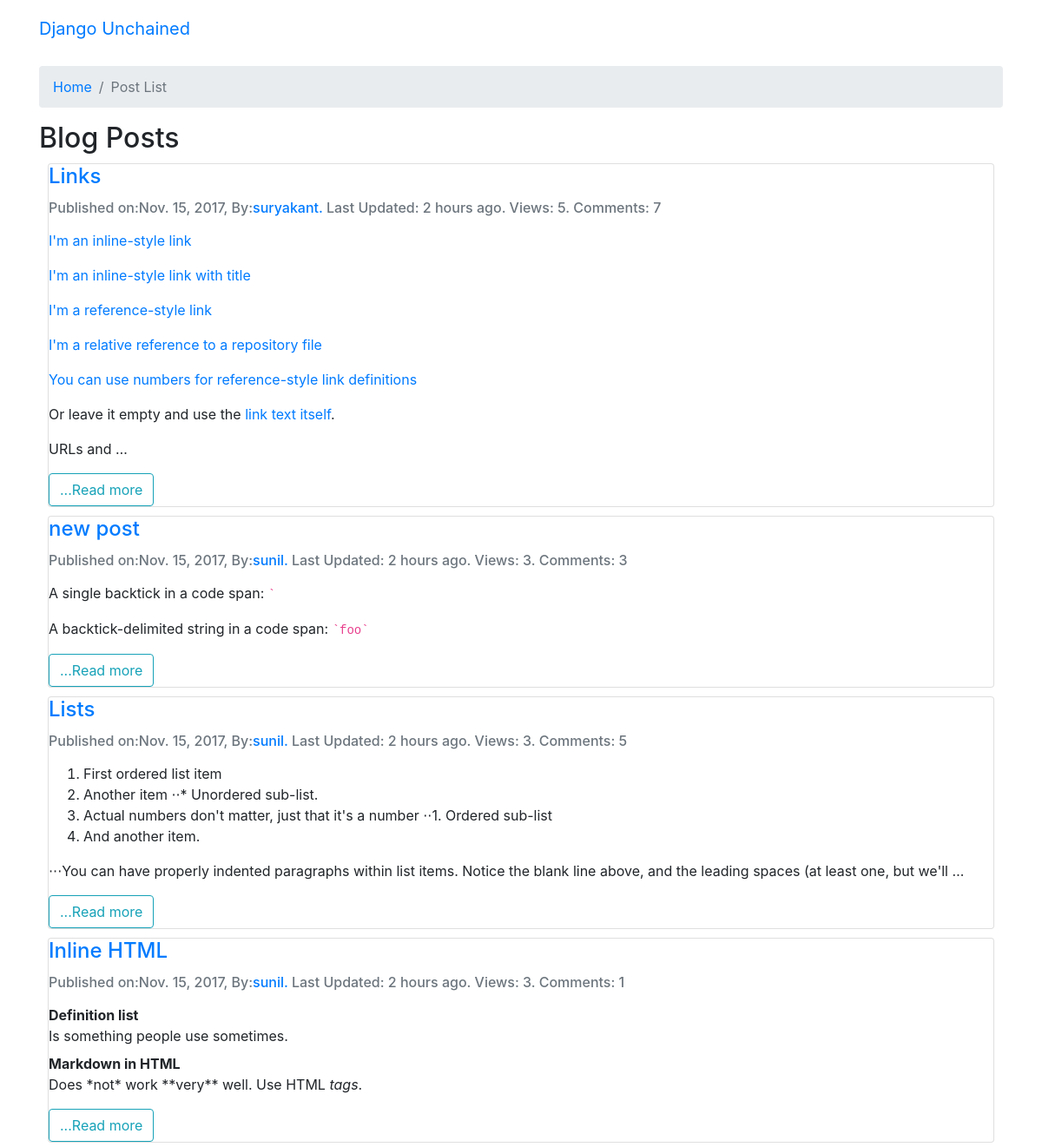
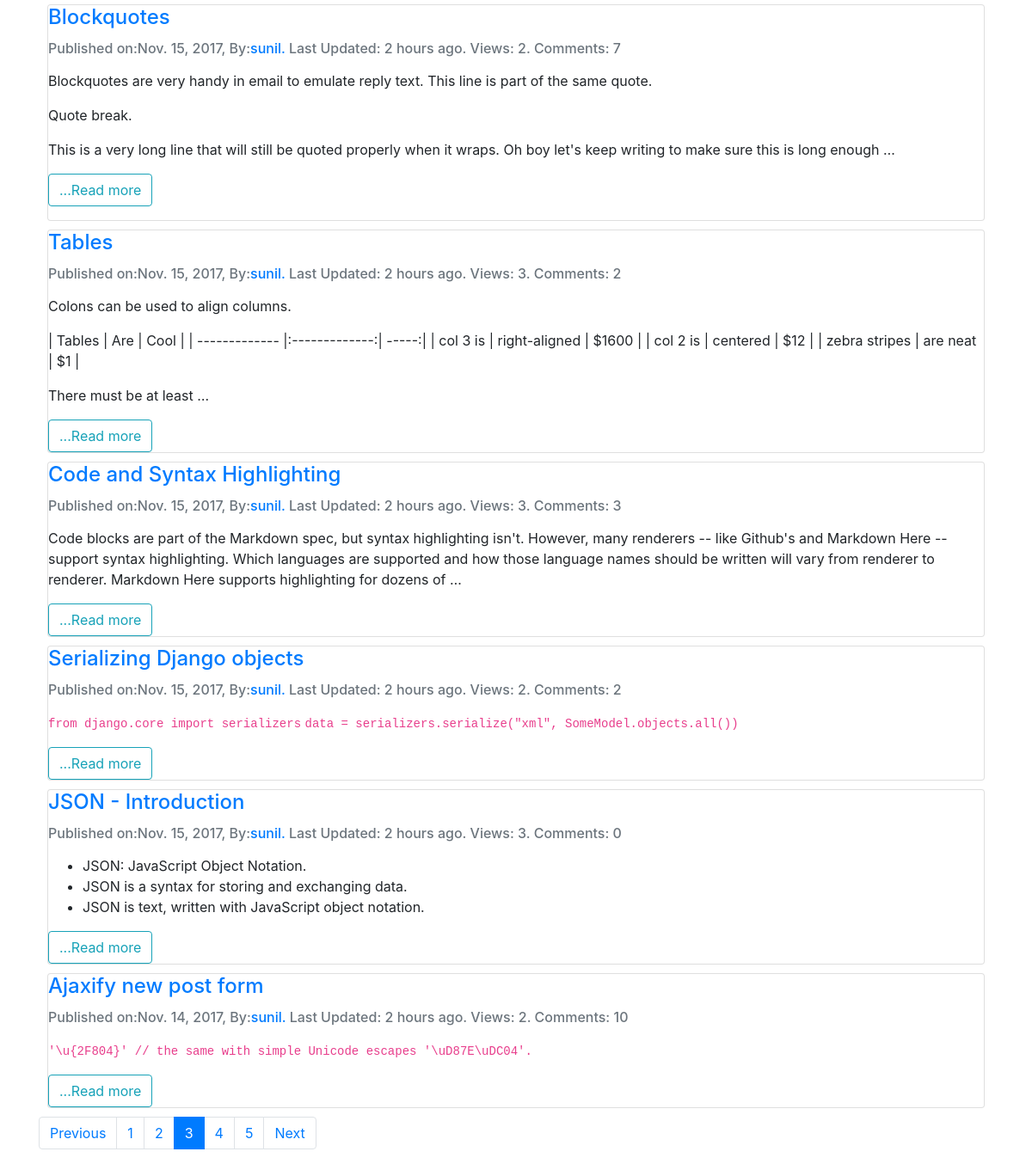
Page /posts/list/?page=3 on the committed database (2 pictures, top to bottom).
### posts/models.py (models this page shows, shortened)
class Post(models.Model):
	user 			= models.ForeignKey(settings.AUTH_USER_MODEL, related_name = 'posts', default=1)
	title 			= models.CharField(max_length=120)
	slug 			= models.SlugField(unique=True)
	image 			= models.ImageField(upload_to='media/',
		null = True,
		blank=True,
		width_field="width_field",
		height_field="height_field"
		)
	height_field 	= models.IntegerField(default=0)
	width_field 	= models.IntegerField(default=0)
	content 		= models.TextField()
	draft 			= models.BooleanField(default = False)
	approved 		= models.BooleanField(default = False)
	publish 		= models.DateField(auto_now=False, auto_now_add=False, blank=True, null=True)
	read_time 		= models.IntegerField(default = 0)
	views 			= models.PositiveIntegerField(default=0)
	updated 		= models.DateTimeField(auto_now=True, auto_now_add=False)
	timestamp 		= models.DateTimeField(auto_now=False, auto_now_add=True)
	objects = PostManager()
	class Meta:
		verbose_name_plural = "01 Posts"
		ordering = ['-timestamp',]
	def get_content_as_markdown(self):
		return mark_safe(markdown(self.content, safe_mode='escape'))
	def get_absolute_url(self):
		return reverse_lazy('posts:details', args=[str(self.id)])

### posts/views.py (the view)
class PostListView(ListView):
	model = Post
	template_name = 'posts/post_list.html'
	context_object_name = 'posts'
	paginate_by = 10
	def get_queryset(self):
		queryset = Post.objects.published()
		q = self.request.GET.get('q')
		if q is not None:
			queryset = queryset.search(q)
			return queryset
		return queryset

### posts/managers.py (called while the page is built)
	def published(self):
		return self.filter(
			Q(draft = False),
			Q(approved = True)
			)

	def get_queryset(self):
		return PostQuerySet(self.model, using = self._db)

	def published(self):
		return	self.get_queryset().published()

### posts/templates/posts/post_list.html (shortened to what this page needs)
{% extends 'base.html' %}
{% load humanize %}
{% block breadcrumb %}
	<li class="breadcrumb-item"><a href="{% url 'home' %}">Home</a></li>
  	<li class="breadcrumb-item active">Post List</li>
{% endblock %}
{% block content %}
<h2> Blog Posts</h2>
	{% for post in posts %}
		<div class="card" id="id_posts_list">
		  <div class="card-block">
		    <h4 class="card-title"><a href="{% url 'posts:details' post.id %}">{{ post.title }}</a></h4>
		    <h6 class="card-subtitle mb-2 text-muted mt-auto">Published on:{{ post.publish }}, By:<a href="{% url 'posts:list' %}?q={{ post.user }}">{{ post.user}}.</a> Last Updated: {{ post.updated|naturaltime }}. Views: {{ post.views }}. Comments: {{ post.comments.count }} </h6>
		    <p class="card-text">{{ post.get_content_as_markdown|truncatewords:50 }}</p>
		    <a href="{{ post.get_absolute_url }}" class="card-link btn btn-outline-info" role="button">...Read more</a>
		  </div>
		</div>
	{% empty %}
		<strong>No posts found!</strong>
	{% endfor %}
{% include 'includes/pagination.html' %}
{% endblock %}

### static/css/app.css (style rules this page uses)
.card { margin: 10px; }

### rows in the picture
Post: title "Links", publish "Nov. 15, 2017", user "suryakant", updated "2 hours ago", views "5", comments.count "7", get_content_as_markdown "I'm an inline-style link I'm an inline-style link with title I'm a reference-style link I'm a relative reference to a repository file You can use numbers for reference-style link definitions Or leave it empty and use the link text itself . URLs and …"
Post: title "new post", publish "Nov. 15, 2017", user "sunil", updated "2 hours ago", views "3", comments.count "3", get_content_as_markdown "A single backtick in a code span: ` A backtick-delimited string in a code span: `foo`"
Post: title "Lists", publish "Nov. 15, 2017", user "sunil", updated "2 hours ago", views "3", comments.count "5", get_content_as_markdown "First ordered list item Another item ⋅⋅* Unordered sub-list. Actual numbers don't matter, just that it's a number ⋅⋅1. Ordered sub-list And another item. ⋅⋅⋅You can have properly indented paragraphs within list items. Notice the blank line above, and the leading spaces (at least one, but we'll …"
Post: title "Inline HTML", publish "Nov. 15, 2017", user "sunil", updated "2 hours ago", views "3", comments.count "1", get_content_as_markdown "Definition list Is something people use sometimes. Markdown in HTML Does *not* work **very** well. Use HTML tags ."
Post: title "Blockquotes", publish "Nov. 15, 2017", user "sunil", updated "2 hours ago", views "2", comments.count "7", get_content_as_markdown "Blockquotes are very handy in email to emulate reply text. This line is part of the same quote. Quote break. This is a very long line that will still be quoted properly when it wraps. Oh boy let's keep writing to make sure this is long enough …"
Post: title "Tables", publish "Nov. 15, 2017", user "sunil", updated "2 hours ago", views "3", comments.count "2", get_content_as_markdown "Colons can be used to align columns. | Tables | Are | Cool | | ------------- |:-------------:| -----:| | col 3 is | right-aligned | $1600 | | col 2 is | centered | $12 | | zebra stripes | are neat | $1 | There must be at least …"
Post: title "Code and Syntax Highlighting", publish "Nov. 15, 2017", user "sunil", updated "2 hours ago", views "3", comments.count "3", get_content_as_markdown "Code blocks are part of the Markdown spec, but syntax highlighting isn't. However, many renderers -- like Github's and Markdown Here -- support syntax highlighting. Which languages are supported and how those language names should be written will vary from renderer to renderer. Markdown Here supports highlighting for dozens of …"
Post: title "Serializing Django objects", publish "Nov. 15, 2017", user "sunil", updated "2 hours ago", views "2", comments.count "2", get_content_as_markdown "from django.core import serializers data = serializers.serialize(\"xml\", SomeModel.objects.all())"
Post: title "JSON - Introduction", publish "Nov. 15, 2017", user "sunil", updated "2 hours ago", views "3", comments.count "0", get_content_as_markdown "JSON: JavaScript Object Notation. JSON is a syntax for storing and exchanging data. JSON is text, written with JavaScript object notation."
Post: title "Ajaxify new post form", publish "Nov. 14, 2017", user "sunil", updated "2 hours ago", views "2", comments.count "10", get_content_as_markdown "'\\u{2F804}' // the same with simple Unicode escapes '\\uD87E\\uDC04'."

### other values in the picture
{{ page_num }} "1" "2" "4" "5"
{{ page_num }} "3"
